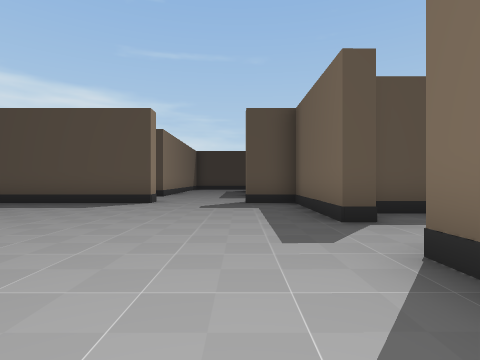
view 1 (above)

24 first-person views from a walk through a scene from a Unity 3-D project. The camera is 1.2 m above the floor, looks level and sees 80° across. Doors are open. The floor is counted in squares, 2 m on a side. Each view is taken from the middle of a square. On the plan, view 1 faces up. The plan holds only what a view shows up to about 9 squares ahead; the rest is blank. The place goes on beyond the plan.

view 2
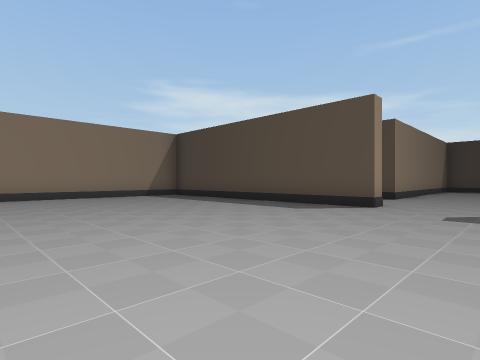

view 3
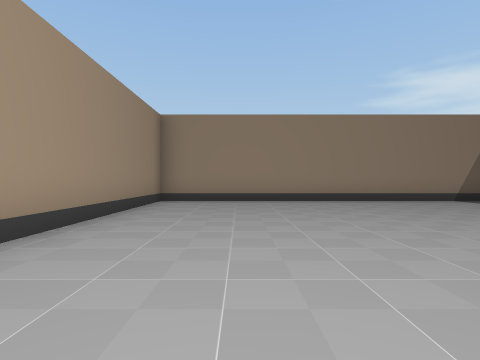

view 4
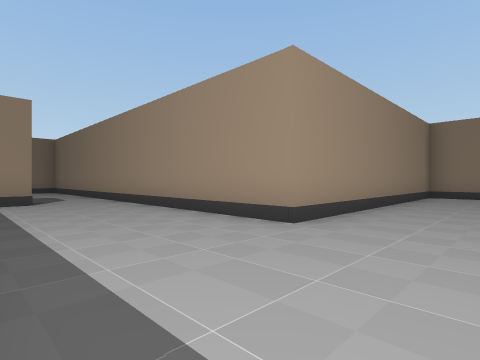

view 5
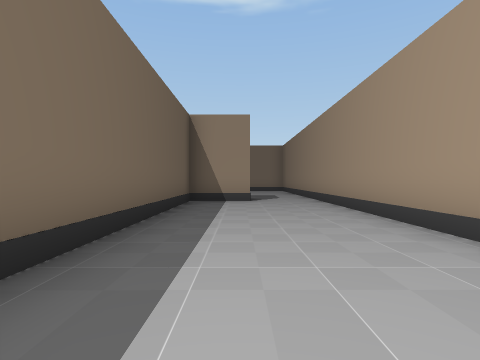

view 6
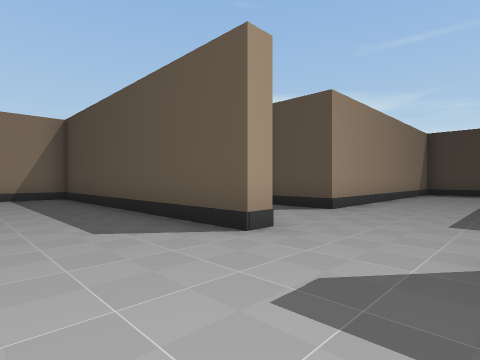

view 7
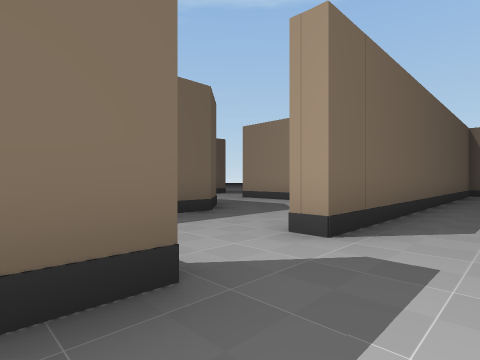

view 8
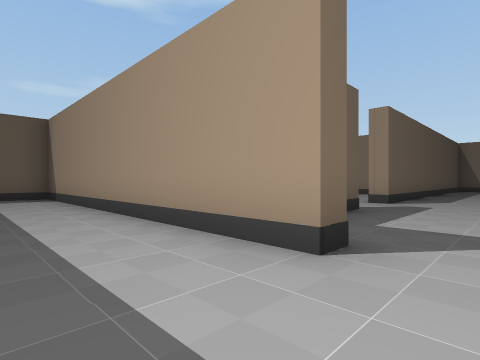

view 9
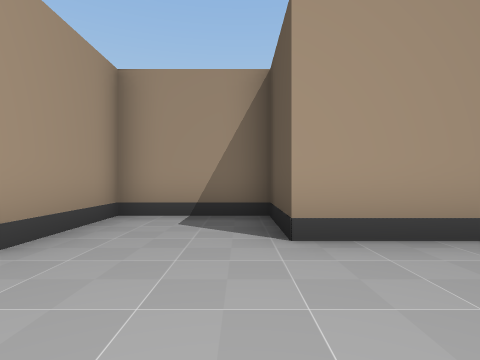

view 10
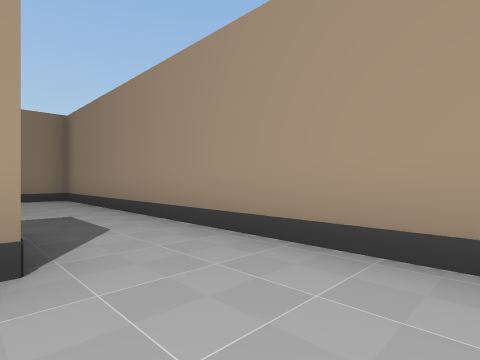

view 11
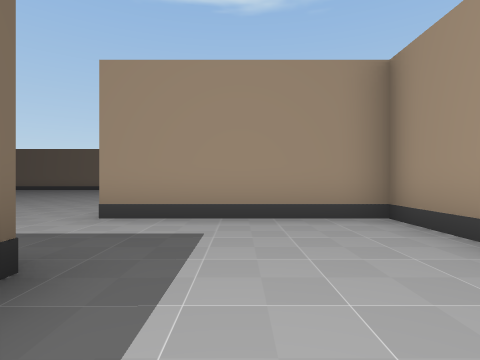

view 12
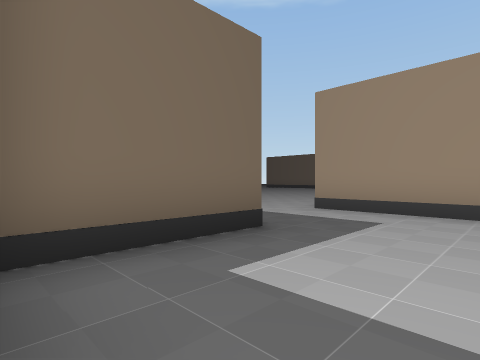

view 13
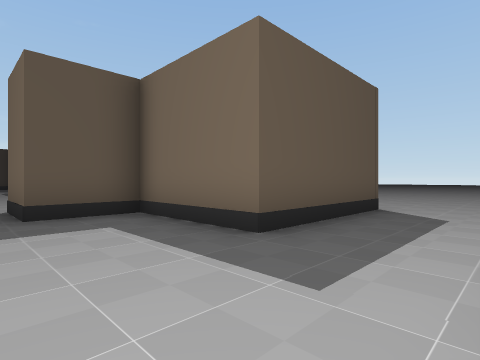

view 14
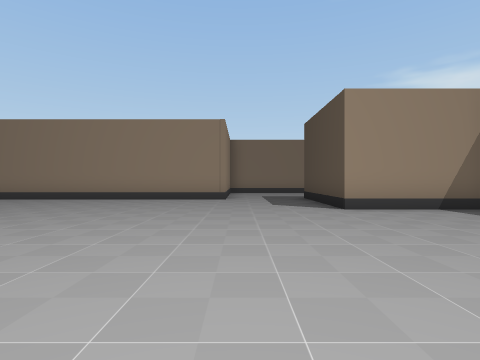

view 15
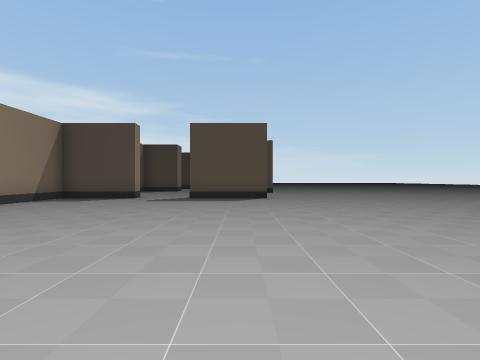

view 16
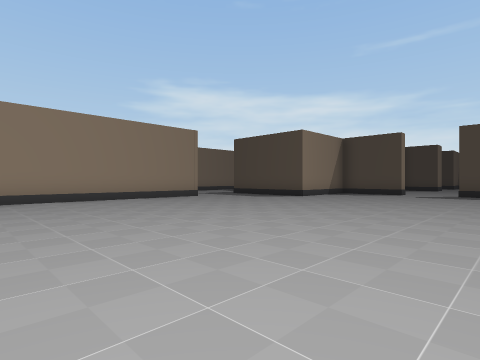

view 17
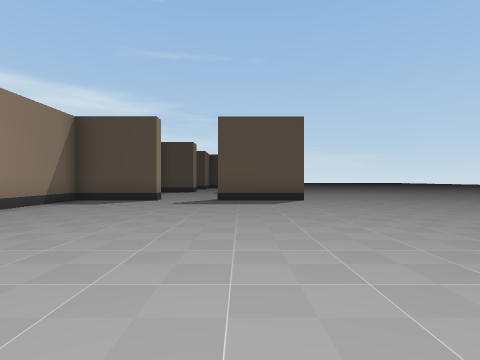

view 18
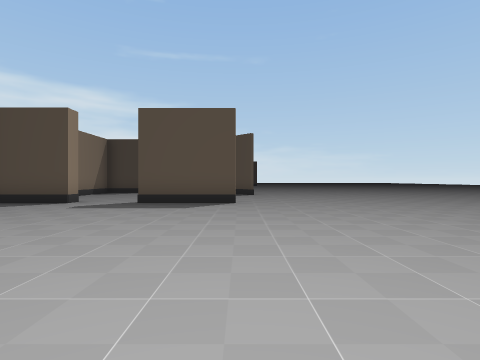

view 19
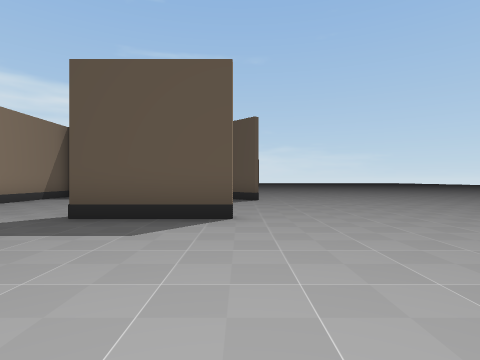

view 20
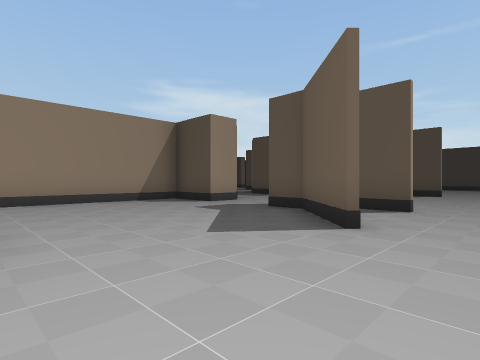

view 21
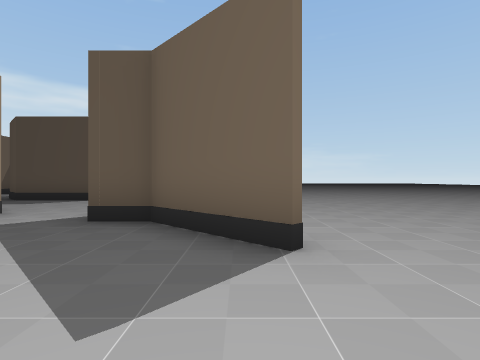

view 22
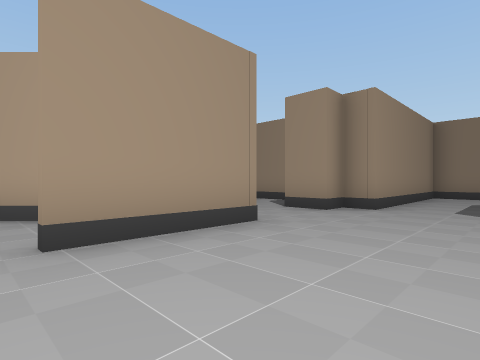

view 23
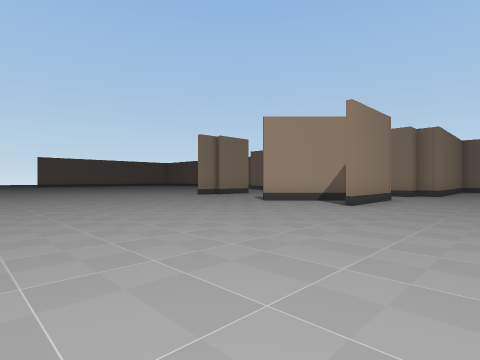

view 24
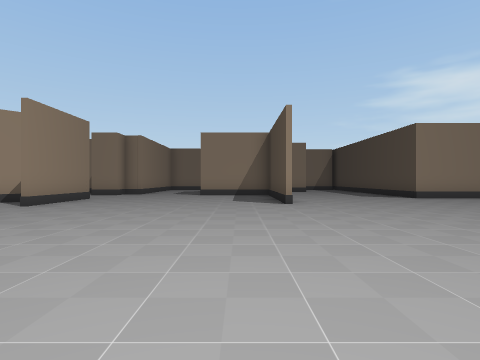

### Floor plan
Ten units are one square. View 1 is at (0, 0); x grows to the right and y downward. Boxes are objects, and circles mark ways between rooms. Rooms are numbered by the first view taken in them; rooms with no view inside come last. Other rooms are left out.
<svg viewBox="-107 -155 242 385">
<path fill="none" stroke="#000" d="M15 -41 15 -75 2 -75 2 -79 95 -79 95 -91M-28 -150 -28 -105 -48 -105 -48 -79 -23 -79 -23 -75 -102 -75 -102 23 -23 23 -23 105M-3 99 -3 82 15 82 15 -22M25 129 15 129 15 99 -3 99M-23 105 -23 155 22 155M125 57 107 39 98 39M125 30 115 30M108 37 125 55M98 28 125 28M120 96 92 96M77 28 77 39 64 39M70 23 70 28M77 96 51 96 51 129 25 129M59 42 59 84M118 -32 100 -32M22 155 22 225"/>
<circle cx="-10" cy="95" r="3" fill="#2a7"/>
<circle cx="20" cy="145" r="3" fill="#2a7"/>
<text x="-20" y="-40">1</text>
<text x="0" y="130">2</text>
<text x="130" y="50">3</text>
</svg>
Room 1 opens to room 2. Room 2 opens to room 3.

Where each view was taken, in squares from view 1:
view 1: 0 up, 0 right, facing up
view 2: 1 up, 0 right, facing up-left
view 3: 0 up, 2 left, facing left
view 4: 0 up, 1 right, facing down-left
view 5: 0 up, 0 right, facing down
view 6: 5 up, 0 right, facing up-left
view 7: 5 up, 0 right, facing down-right
view 8: 10 up, 1 left, facing down-right
view 9: 10 up, 0 right, facing left
view 10: 6 down, 0 right, facing down-left
view 11: 11 down, 0 right, facing down
view 12: 10 down, 1 left, facing down-right
view 13: 15 down, 1 left, facing up-right
view 14: 15 down, 11 right, facing left
view 15: 19 down, 11 right, facing up
view 16: 22 down, 11 right, facing up-left
view 17: 18 down, 10 right, facing up
view 18: 17 down, 12 right, facing up
view 19: 14 down, 12 right, facing up
view 20: 9 down, 14 right, facing up-left
view 21: 8 down, 12 right, facing up
view 22: 0 up, 13 right, facing down-left
view 23: 0 up, 19 right, facing down-left
view 24: 2 up, 19 right, facing left
